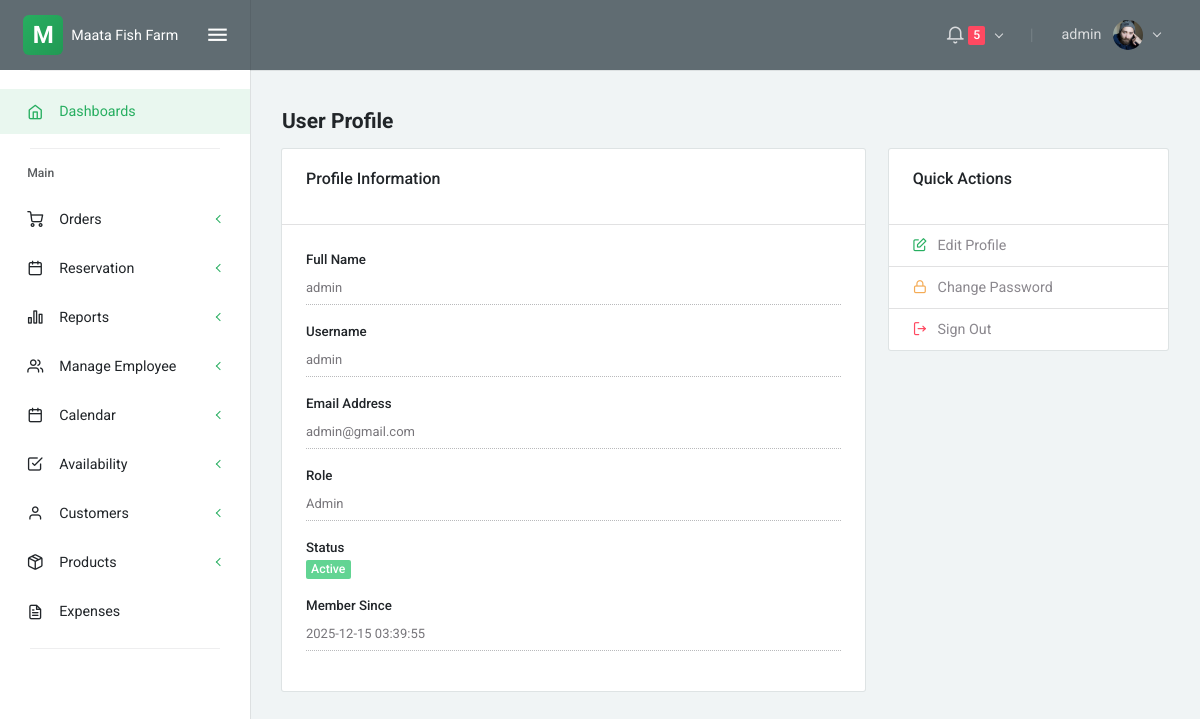
/user_profile.php (signed in), run on the app's committed database.
### tables this page shows
CREATE TABLE `users` (
  `id` int(11) NOT NULL,
  `username` varchar(50) NOT NULL,
  `email` varchar(100) NOT NULL,
  `password` varchar(255) NOT NULL,
  `full_name` varchar(100) DEFAULT NULL,
  `role` enum('admin','staff','manager') DEFAULT 'staff',
  `status` enum('active','inactive') DEFAULT 'active',
  `created_at` timestamp NOT NULL DEFAULT current_timestamp(),
  `updated_at` timestamp NOT NULL DEFAULT current_timestamp() ON UPDATE current_timestamp()
);

### user_profile.php (the view, shortened to what this page needs)
<?php
include 'config/db.php';
$user_id = $_SESSION['user_id'] ?? null;
$user = array(
    'id' => $user_id,
    'username' => '',
    'email' => '',
    'full_name' => '',
    'role' => '',
    'status' => '',
    'created_at' => date('Y-m-d')
);
$u_stmt = $conn->prepare('SELECT id, username, email, full_name, role, status, created_at FROM users WHERE id = ? LIMIT 1');
if ($u_stmt) {
    $u_stmt->bind_param('i', $user_id);
    if (!$u_stmt->execute()) {
        error_log('Failed to execute user query: ' . $u_stmt->error);
    } else {
        if (method_exists($u_stmt, 'get_result')) {
            $u_res = $u_stmt->get_result();
            if ($u_res && $u_res->num_rows > 0) {
                $db_user = $u_res->fetch_assoc();
                $user = array_merge($user, array_filter($db_user, function($v) { return !is_null($v); }));
            } else {
                error_log('User not found via get_result for id=' . $user_id);
            }
        }
    }
} else {
    error_log('Failed to prepare user query: ' . $conn->error);
}
include 'partials/head.php';
?>
<?php include 'partials/sidenav.php'; ?>
<?php include 'partials/navbar.php'; ?>
<div class="layout-content">
    <div class="container-fluid flex-grow-1 container-p-y">
        <h4 class="font-weight-bold py-3 mb-0">User Profile</h4>
        <div class="row">
            <div class="col-md-8">
                <div class="card mb-4">
                    <div class="card-header with-elements">
                        <h5 class="card-header-title">Profile Information</h5>
                    </div>
                    <div class="card-body">
                        <div class="form-group">
                            <label class="form-label">Full Name</label>
                            <input type="text" class="form-control" value="<?php echo htmlspecialchars($user['full_name'] ?? ''); ?>" disabled>
                        </div>
                        <div class="form-group">
                            <label class="form-label">Username</label>
                            <input type="text" class="form-control" value="<?php echo htmlspecialchars($user['username'] ?? ''); ?>" disabled>
                        </div>
                        <div class="form-group">
                            <label class="form-label">Email Address</label>
                            <input type="email" class="form-control" value="<?php echo htmlspecialchars($user['email'] ?? ''); ?>" disabled>
                        </div>
                        <div class="form-group">
                            <label class="form-label">Role</label>
                            <input type="text" class="form-control" value="<?php echo htmlspecialchars(ucfirst($user['role'] ?? '')); ?>" disabled>
                        </div>
                        <div class="form-group">
                            <label class="form-label">Status</label>
                            <div>
                                <span class="badge badge-success"><?php echo htmlspecialchars(ucfirst($user['status'] ?? '')); ?></span>
                            </div>
                        </div>
                        <div class="form-group">
                            <label class="form-label">Member Since</label>
                            <input type="text" class="form-control" value="<?php echo htmlspecialchars($user['created_at'] ?? ''); ?>" disabled>
                        </div>
                    </div>
                </div>
            </div>
            <div class="col-md-4">
                <div class="card mb-4">
                    <div class="card-header with-elements">
                        <h5 class="card-header-title">Quick Actions</h5>
                    </div>
                    <div class="list-group list-group-flush">
                        <a href="#editProfileModal" class="list-group-item list-group-item-action" onclick="openEditModal(event);">
                            <i class="feather icon-edit text-primary"></i> &nbsp; Edit Profile
                        </a>
                        <a href="#changePasswordModal" class="list-group-item list-group-item-action" onclick="openChangePasswordModal(event);">
                            <i class="feather icon-lock text-warning"></i> &nbsp; Change Password
                        </a>
                        <a href="handlers/logout.php" class="list-group-item list-group-item-action" onclick="return confirm('Are you sure you want to sign out?');">
                            <i class="feather icon-log-out text-danger"></i> &nbsp; Sign Out
                        </a>
                    </div>
                </div>
            </div>
        </div>
    </div>
</div>

### partials/navbar.php (shortened to what this page needs)
<?php
require_once __DIR__ . '/../config/db.php';
$user_id = $_SESSION['user_id'] ?? null;
$nav_user = null;
if ($user_id) {
    $u_stmt = $conn->prepare('SELECT id, username, full_name FROM users WHERE id = ? LIMIT 1');
    if ($u_stmt) {
        $u_stmt->bind_param('i', $user_id);
        $u_stmt->execute();
        if (method_exists($u_stmt, 'get_result')) {
            $u_res = $u_stmt->get_result();
            $nav_user = $u_res->fetch_assoc();
        } else {
            $u_stmt->bind_result($nid, $nusername, $nfull_name);
            if ($u_stmt->fetch()) {
                $nav_user = ['id' => $nid, 'username' => $nusername, 'full_name' => $nfull_name];
            }
        }
    }
}
$pending_count = 0;
$status = 'pending';
$pc_stmt = $conn->prepare('SELECT COUNT(*) as cnt FROM reservations WHERE status = ?');
if ($pc_stmt) {
    $pc_stmt->bind_param('s', $status);
    $pc_stmt->execute();
    $pc_res = $pc_stmt->get_result();
    $pending_count = (int)($pc_res->fetch_assoc()['cnt'] ?? 0);
}
?>
<div class="layout-container">
    <nav class="layout-navbar navbar navbar-expand-lg align-items-lg-center bg-dark container-p-x" id="layout-navbar">
        <div class="navbar-collapse collapse" id="layout-navbar-collapse">
            <div class="navbar-nav align-items-lg-center ml-auto">
                <div class="demo-navbar-notifications nav-item dropdown mr-lg-3">
                    <a class="nav-link dropdown-toggle" href="javascript:void(0);" data-toggle="dropdown" aria-haspopup="true" aria-expanded="false" style="cursor: pointer; pointer-events: auto;">
                        <i class="feather icon-bell navbar-icon align-middle"></i>
                        <?php if ($pending_count > 0): ?>
                        <span class="badge badge-danger"><?php echo $pending_count; ?></span>
                        <?php endif; ?>
                    </a>
                </div>
                <div class="nav-item d-none d-lg-block text-big font-weight-light line-height-1 opacity-25 mr-3 ml-1">|</div>
                <div class="demo-navbar-user nav-item dropdown">
                    <a class="nav-link dropdown-toggle" href="javascript:void(0);" data-toggle="dropdown" aria-haspopup="true" aria-expanded="false" style="cursor: pointer; pointer-events: auto;">
                        <span class="d-inline-flex flex-lg-row-reverse align-items-center align-middle">
                            <img src="assets/img/avatars/1.png" alt class="d-block ui-w-30 rounded-circle">
                            <span class="px-1 mr-lg-2 ml-2 ml-lg-0"><?php echo htmlspecialchars(
                                ($user['full_name'] ?? $user['username'] ?? null) ?: ($nav_user['full_name'] ?? $nav_user['username'] ?? 'Admin')
                            ); ?></span>
                        </span>
                    </a>
                </div>
            </div>
        </div>
    </nav>

### assets/css/uikit.css (style rules this page uses)
.ui-w-30 { width: 30px !important; height: auto; }

### partials/head.php (style rules this page uses)
:root { --primary-color: #27ae60; --primary-dark: #229954; --primary-light: #52be80; }
.text-primary { color: #27ae60 !important; }
a { color: #27ae60; }
.layout-navbar { position: relative; z-index: 1030 !important; overflow: visible !important; }
.layout-navbar .navbar-nav { overflow: visible !important; }
.layout-navbar .dropdown { position: relative; overflow: visible !important; }
.navbar-collapse { overflow: visible !important; }

### user_profile.php (style rules this page uses)
.layout-navbar { position: relative; z-index: 1001; pointer-events: auto; }
.layout-navbar a, .layout-navbar button { pointer-events: auto; }

### data on the page
users: full_name "admin", username "admin", email "admin@gmail.com", role "Admin", status "Active", created_at "2025-12-15 03:39:55"

### other printed values
$pending_count "5"
